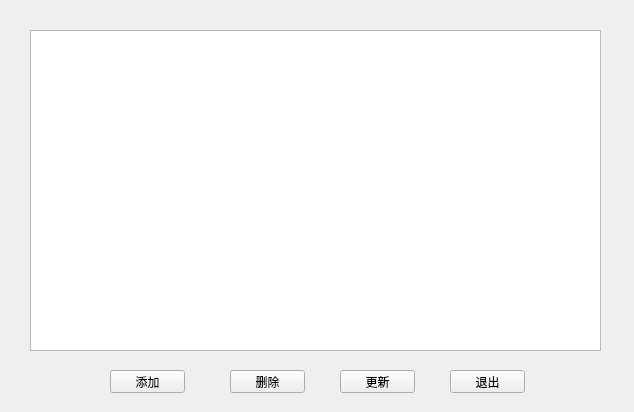
<?xml version="1.0" encoding="UTF-8"?>
<ui version="4.0">
 <class>mana_order</class>
 <widget class="QWidget" name="mana_order">
  <property name="geometry">
   <rect>
    <x>0</x>
    <y>0</y>
    <width>634</width>
    <height>412</height>
   </rect>
  </property>
  <property name="windowTitle">
   <string>订单管理</string>
  </property>
  <widget class="QTableView" name="userview">
   <property name="geometry">
    <rect>
     <x>30</x>
     <y>30</y>
     <width>571</width>
     <height>321</height>
    </rect>
   </property>
   <property name="editTriggers">
    <set>QAbstractItemView::DoubleClicked</set>
   </property>
  </widget>
  <widget class="QPushButton" name="add">
   <property name="geometry">
    <rect>
     <x>110</x>
     <y>370</y>
     <width>75</width>
     <height>23</height>
    </rect>
   </property>
   <property name="text">
    <string>添加</string>
   </property>
  </widget>
  <widget class="QPushButton" name="delete_2">
   <property name="geometry">
    <rect>
     <x>230</x>
     <y>370</y>
     <width>75</width>
     <height>23</height>
    </rect>
   </property>
   <property name="text">
    <string>删除</string>
   </property>
  </widget>
  <widget class="QPushButton" name="return_2">
   <property name="geometry">
    <rect>
     <x>450</x>
     <y>370</y>
     <width>75</width>
     <height>23</height>
    </rect>
   </property>
   <property name="text">
    <string>退出</string>
   </property>
  </widget>
  <widget class="QPushButton" name="refresh">
   <property name="geometry">
    <rect>
     <x>340</x>
     <y>370</y>
     <width>75</width>
     <height>23</height>
    </rect>
   </property>
   <property name="text">
    <string>更新</string>
   </property>
  </widget>
 </widget>
 <resources/>
 <connections/>
</ui>
